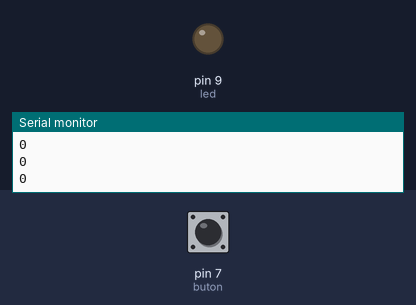
A sketch run on a simulated Arduino Uno, built with avr-gcc and run on an emulated ATmega328P. Shown: output pins drawn as LEDs (lit = HIGH), the last lines printed to the serial monitor. The test bench sets the inputs (shaded band); at power-on: pin 7 (buton) LOW.

Above: at 1.2 s.
1.3 s: pin 7 (buton) pulled HIGH for 0.15 s
At 2.6 s:
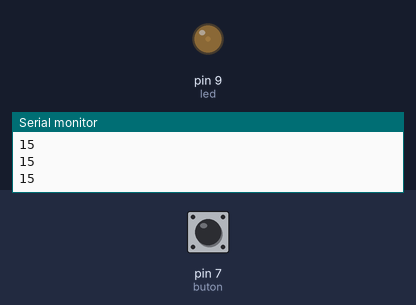
2.9 s: pin 7 (buton) pulled HIGH for 1 s
At 4.9 s:
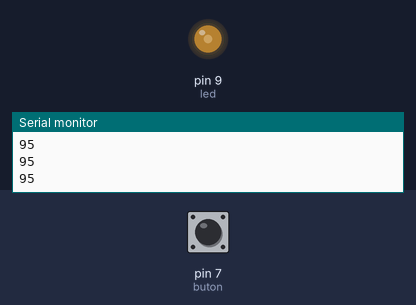
5.9 s: pin 7 (buton) pulled HIGH for 3.2 s
At 6.5 s:
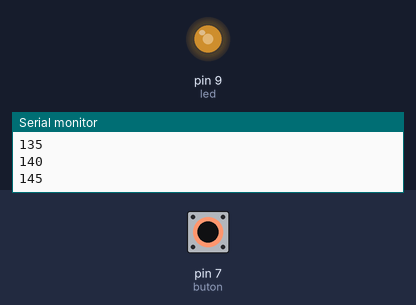
Timing chart, 0 to 10.6 s (numbered marks = the images above; inputs shaded):
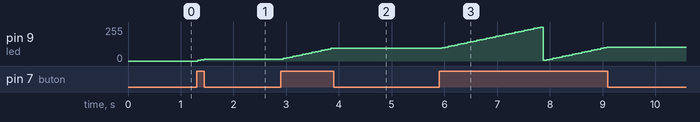

The sketch:

03_Butonla_Led.ino
```cpp
#define led 9
#define buton 7
int x=0;
void setup()
{
  Serial.begin(9600);
  pinMode(led,OUTPUT);
  pinMode(buton,INPUT);
  digitalWrite(led,LOW);
}
void loop()
{
if(digitalRead(buton)>0)
   {
     x +=5;
    analogWrite(led,x);
   }
  Serial.println(x);
 if(x>=255)
 {
  x=0;
 }
   delay(60);

}
```

Measured:
- after the input at 1.3 s, pin 9 (led): 0/255 → 5/255 at once, → 10/255 0.06 s later, → 15/255 0.06 s later
- after the input at 2.9 s, pin 9 (led): moves from 15/255 to 95/255 over 0.90 s, starting after 0.05 s
